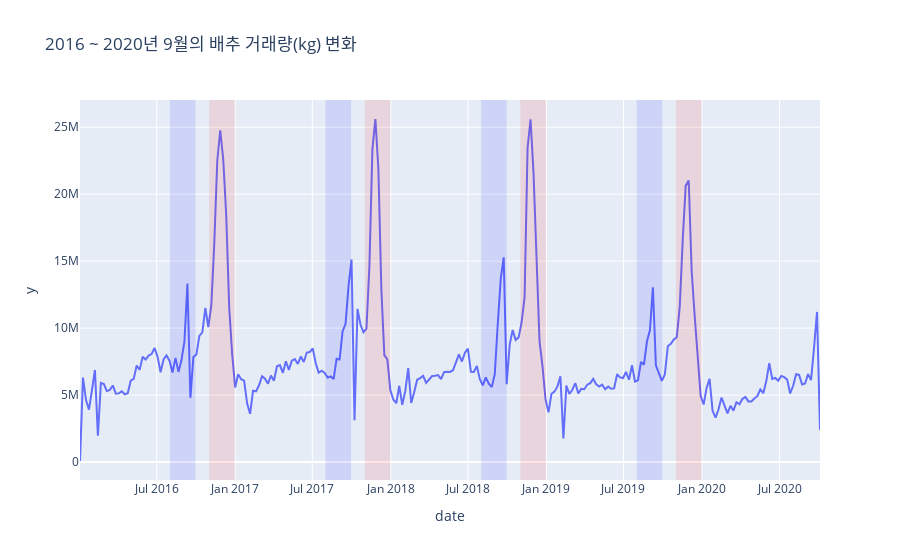
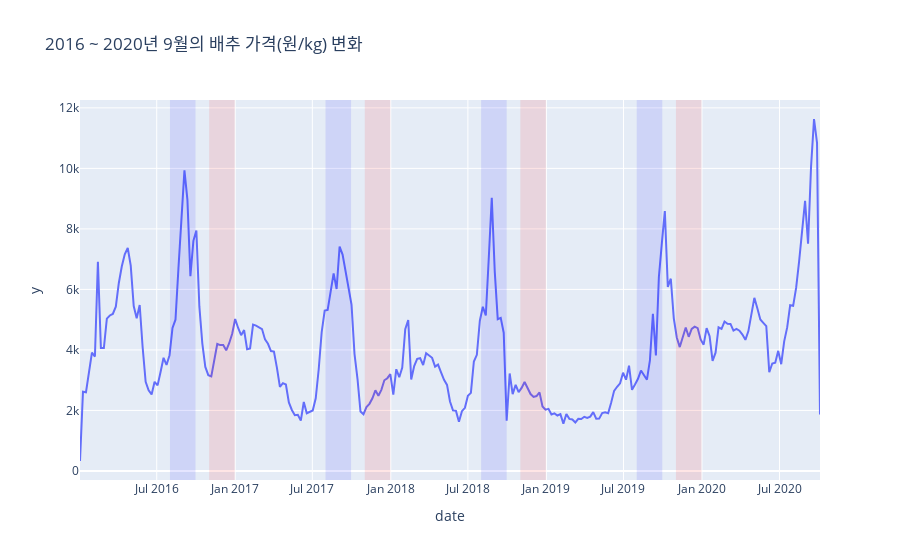

Write notebook code for charts like these, in order.
### Markdown cell above
- **코드 수정**
    - 읽는 사람이 편하게 이해할 수 있도록 코드를 짜는 것이 중요함
    - shape 설정시 줄바꿈을 하든지 설명을 하든지 해야함

### Code cell
# load pickle
with open("./pickles/hypo1_baechu_vol_data.pickle", "rb") as fr:
    df_baechu_vol = pickle.load(fr)
with open("./pickles/hypo1_baechu_price_data.pickle", "rb") as fr:
    df_baechu_price = pickle.load(fr)

# 8,9,11,12월 세로영역
shapes_8_9 = [{'type' : 'rect',
               'xref' : 'x',
               'yref' : 'paper',
               'x0' : '{}-08-01'.format(str(year)),
               'y0' : 0,
               'x1' : '{}-09-30'.format(str(year)),
               'y1' : 1,
               'fillcolor' : 'blue',
               'opacity' : 0.1,
               'line' : {'width' : 0}}
                for year in range(2016, 2020)]
shapes_11_12 = [{'type' : 'rect',
                 'xref' : 'x',
                 'yref' : 'paper',
                 'x0' : '{}-11-01'.format(str(year)),
                 'y0' : 0,
                 'x1' : '{}-12-31'.format(str(year)),
                 'y1' : 1,
                 'fillcolor' : 'red',
                 'opacity' : 0.1,
                 'line' : {'width' : 0}}
                 for year in range(2016, 2020)]

# 시각화
fig1 = px.line(df_baechu_vol, x = df_baechu_vol.index, y = df_baechu_vol.values, 
       title = '2016 ~ 2020년 9월의 배추 거래량(kg) 변화')
fig1.update_layout(shapes = shapes_8_9 + shapes_11_12)
fig1.show()

fig2 = px.line(df_baechu_price, x = df_baechu_price.index, y = df_baechu_price.values, 
       title = '2016 ~ 2020년 9월의 배추 가격(원/kg) 변화')
fig2.update_layout(shapes = shapes_8_9 + shapes_11_12)
fig2.show()

### Figure 1 — Plotly figure (JSON) as saved in the notebook; plotly's stock layout.template omitted (floating-point values rounded to 4 significant figures; data arrays with more than 128 entries replaced by an {"elided": "..."} marker saying what was removed)
{"data": [{"hovertemplate": "date=%{x}<br>y=%{y}<extra></extra>", "legendgroup": "", "line": {"color": "#636efa", "dash": "solid"}, "marker": {"symbol": "circle"}, "mode": "lines", "name": "", "orientation": "v", "showlegend": false, "type": "scatter", "x": {"elided": "249 str values"}, "xaxis": "x", "y": {"elided": "249 float values"}, "yaxis": "y"}], "layout": {"legend": {"tracegroupgap": 0}, "shapes": [{"fillcolor": "blue", "line": {"width": 0}, "opacity": 0.1, "type": "rect", "x0": "2016-08-01", "x1": "2016-09-30", "xref": "x", "y0": 0, "y1": 1, "yref": "paper"}, {"fillcolor": "blue", "line": {"width": 0}, "opacity": 0.1, "type": "rect", "x0": "2017-08-01", "x1": "2017-09-30", "xref": "x", "y0": 0, "y1": 1, "yref": "paper"}, {"fillcolor": "blue", "line": {"width": 0}, "opacity": 0.1, "type": "rect", "x0": "2018-08-01", "x1": "2018-09-30", "xref": "x", "y0": 0, "y1": 1, "yref": "paper"}, {"fillcolor": "blue", "line": {"width": 0}, "opacity": 0.1, "type": "rect", "x0": "2019-08-01", "x1": "2019-09-30", "xref": "x", "y0": 0, "y1": 1, "yref": "paper"}, {"fillcolor": "red", "line": {"width": 0}, "opacity": 0.1, "type": "rect", "x0": "2016-11-01", "x1": "2016-12-31", "xref": "x", "y0": 0, "y1": 1, "yref": "paper"}, {"fillcolor": "red", "line": {"width": 0}, "opacity": 0.1, "type": "rect", "x0": "2017-11-01", "x1": "2017-12-31", "xref": "x", "y0": 0, "y1": 1, "yref": "paper"}, {"fillcolor": "red", "line": {"width": 0}, "opacity": 0.1, "type": "rect", "x0": "2018-11-01", "x1": "2018-12-31", "xref": "x", "y0": 0, "y1": 1, "yref": "paper"}, {"fillcolor": "red", "line": {"width": 0}, "opacity": 0.1, "type": "rect", "x0": "2019-11-01", "x1": "2019-12-31", "xref": "x", "y0": 0, "y1": 1, "yref": "paper"}], "title": {"text": "2016 ~ 2020년 9월의 배추 거래량(kg) 변화"}, "xaxis": {"anchor": "y", "domain": [0, 1], "title": {"text": "date"}}, "yaxis": {"anchor": "x", "domain": [0, 1], "title": {"text": "y"}}}}

### Figure 2 — Plotly figure (JSON) as saved in the notebook; plotly's stock layout.template omitted (floating-point values rounded to 4 significant figures; data arrays with more than 128 entries replaced by an {"elided": "..."} marker saying what was removed)
{"data": [{"hovertemplate": "date=%{x}<br>y=%{y}<extra></extra>", "legendgroup": "", "line": {"color": "#636efa", "dash": "solid"}, "marker": {"symbol": "circle"}, "mode": "lines", "name": "", "orientation": "v", "showlegend": false, "type": "scatter", "x": {"elided": "249 str values"}, "xaxis": "x", "y": {"elided": "249 int values"}, "yaxis": "y"}], "layout": {"legend": {"tracegroupgap": 0}, "shapes": [{"fillcolor": "blue", "line": {"width": 0}, "opacity": 0.1, "type": "rect", "x0": "2016-08-01", "x1": "2016-09-30", "xref": "x", "y0": 0, "y1": 1, "yref": "paper"}, {"fillcolor": "blue", "line": {"width": 0}, "opacity": 0.1, "type": "rect", "x0": "2017-08-01", "x1": "2017-09-30", "xref": "x", "y0": 0, "y1": 1, "yref": "paper"}, {"fillcolor": "blue", "line": {"width": 0}, "opacity": 0.1, "type": "rect", "x0": "2018-08-01", "x1": "2018-09-30", "xref": "x", "y0": 0, "y1": 1, "yref": "paper"}, {"fillcolor": "blue", "line": {"width": 0}, "opacity": 0.1, "type": "rect", "x0": "2019-08-01", "x1": "2019-09-30", "xref": "x", "y0": 0, "y1": 1, "yref": "paper"}, {"fillcolor": "red", "line": {"width": 0}, "opacity": 0.1, "type": "rect", "x0": "2016-11-01", "x1": "2016-12-31", "xref": "x", "y0": 0, "y1": 1, "yref": "paper"}, {"fillcolor": "red", "line": {"width": 0}, "opacity": 0.1, "type": "rect", "x0": "2017-11-01", "x1": "2017-12-31", "xref": "x", "y0": 0, "y1": 1, "yref": "paper"}, {"fillcolor": "red", "line": {"width": 0}, "opacity": 0.1, "type": "rect", "x0": "2018-11-01", "x1": "2018-12-31", "xref": "x", "y0": 0, "y1": 1, "yref": "paper"}, {"fillcolor": "red", "line": {"width": 0}, "opacity": 0.1, "type": "rect", "x0": "2019-11-01", "x1": "2019-12-31", "xref": "x", "y0": 0, "y1": 1, "yref": "paper"}], "title": {"text": "2016 ~ 2020년 9월의 배추 가격(원/kg) 변화"}, "xaxis": {"anchor": "y", "domain": [0, 1], "title": {"text": "date"}}, "yaxis": {"anchor": "x", "domain": [0, 1], "title": {"text": "y"}}}}
